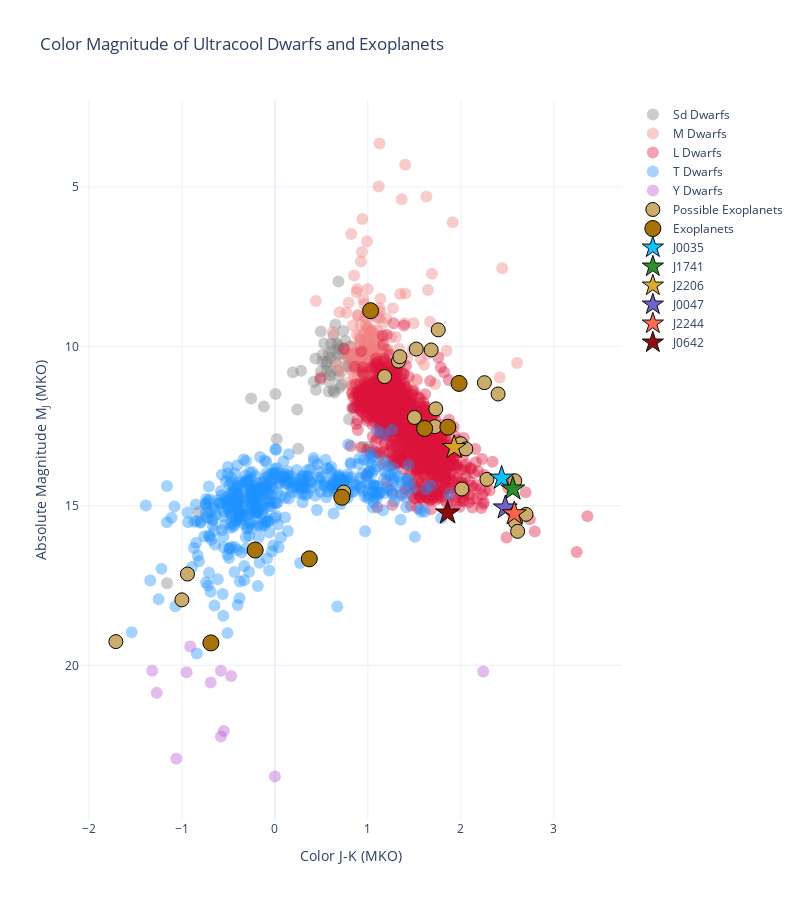

Notebook code for this chart:
### Code cell
fig = go.Figure()

# Function to add scatter traces to Plotly figure
def add_scatter_trace(x, y, size, color, opacity, label, hover_text, edgecolor=None, marker_symbol=None):
    fig.add_trace(go.Scatter(
        x=x,
        y=y,
        mode='markers',
        marker=dict(
            size=size,
            color=color,
            opacity=opacity,
            line=dict(width=1, color=edgecolor) if edgecolor else None,
            symbol=marker_symbol  

        ),
        name=label,
        text=hover_text,
        hoverinfo="text",
        showlegend=True,  # Enable legend for this trace
    ))

# Add brown dwarfs by spectral type
for spec_type, color in zip(specTypes, specColor):
    mask = (uc.exoplanet == 0) & (uc['spectype'] == spec_type) & (~uc['name'].isin(inspected))
    add_scatter_trace(
        uc['color'][(uc.exoplanet == 0) & (uc['spectype'] == spec_type)][mask],
        uc['absMag'][(uc.exoplanet == 0) & (uc['spectype'] == spec_type)][mask],
        size=12,
        color=color,
        opacity=0.4,
        label=f'{spec_type} Dwarfs',
        hover_text=[
            f"<b>{name}</b><br>Color: {color:.2f}<br>Abs Mag: {mag:.2f}"
            for name, color, mag in zip(
                uc['name'][(uc.exoplanet == 0) & (uc['spectype'] == spec_type)][mask],
                uc['color'][(uc.exoplanet == 0) & (uc['spectype'] == spec_type)][mask],
                uc['absMag'][(uc.exoplanet == 0) & (uc['spectype'] == spec_type)][mask]
            )
        ]
    )

if showExoplanets==True:
    # Add possible exoplanets
    add_scatter_trace(
        uc['color'][uc.exoplanet == 1],
        uc['absMag'][uc.exoplanet == 1],
        size=14,
        color='#cbac6b',
        opacity=1.0,
        label="Possible Exoplanets",
        hover_text=[
            f"<b>{name}</b><br>Color: {color:.2f}<br>Abs Mag: {mag:.2f}"
            for name, color, mag in zip(
                uc['name'][uc.exoplanet == 1],
                uc['color'][uc.exoplanet == 1],
                uc['absMag'][uc.exoplanet == 1]
            )
        ],
        edgecolor="black"
    )

    # Add exoplanets
    add_scatter_trace(
        uc['color'][uc.exoplanet == 2],
        uc['absMag'][uc.exoplanet == 2],
        size=16,
        color='#a87409',
        opacity=1.0,
        label="Exoplanets",
        hover_text=[
            f"<b>{name}</b><br>Color: {color:.2f}<br>Abs Mag: {mag:.2f}"
            for name, color, mag in zip(
                uc['name'][uc.exoplanet == 2],
                uc['color'][uc.exoplanet == 2],
                uc['absMag'][uc.exoplanet == 2]
            )
        ],
        edgecolor="black"
    )

# Add inspected objects
for case, label, color in zip(inspected, inspectLabel, inspectColor):
    add_scatter_trace(
        uc['color'][uc.name == case],
        uc['absMag'][uc.name == case],
        size=18,
        color=color,
        opacity=0.95,
        label=label,
        hover_text=[
            f"<b>{case}</b><br>Color: {uc['color'][uc.name == case].values[0]:.2f}<br>Abs Mag: {uc['absMag'][uc.name == case].values[0]:.2f}"
        ],
        edgecolor="black",
        marker_symbol='star'
    )


# Customize layout
fig.update_layout(
    title="Color Magnitude of Ultracool Dwarfs and Exoplanets",
    xaxis_title="Color J-K (MKO)",
    yaxis_title="Absolute Magnitude M<sub>J</sub> (MKO)",
    template='plotly_white',
    autosize=False,
    width=800,
    height=900,
    legend=dict(
        traceorder='normal',
        font=dict(
            size=12,),
    ),
)

# Invert y-axis to mimic HR diagram style
fig.update_yaxes(autorange="reversed")

if annotateCloudDevs==True:
    # Add arrows for annotations
    for start, stop, color in zip(arrowstart, arrowstop, arrowcolors):
        fig.add_annotation(
            x=stop[0],
            y=stop[1],
            ax=start[0],
            ay=start[1],
            xref="x",
            yref="y",
            axref="x",
            ayref="y",
            showarrow=True,
            arrowhead=2,
            arrowsize=1,
            arrowwidth=1,
            arrowcolor=color,
        )

    # Add annotations for cloud formation
    for (label, coord, color, align) in zip(labelWords, labelCoords, arrowcolors, labelAlign):
        fig.add_annotation(
            x=coord[0],
            y=coord[1],
            text=label,
            showarrow=False,
            font=dict(color=color, size=11),
            align=align
        )
fig.show()

### Figure 1 — Plotly figure (JSON) as saved in the notebook; plotly's stock layout.template omitted (floating-point values rounded to 4 significant figures; data arrays with more than 128 entries replaced by an {"elided": "..."} marker saying what was removed)
{"data": [{"hoverinfo": "text", "marker": {"color": "grey", "opacity": 0.4, "size": 12}, "mode": "markers", "name": "Sd Dwarfs", "showlegend": true, "text": ["<b>WISEA J001450.17-083823.4</b><br>Color: 0.69<br>Abs Mag: 10.93", "<b>LHS 1074</b><br>Color: 0.81<br>Abs Mag: 10.00", "<b>2MASS J00412179+3547133</b><br>Color: 0.96<br>Abs Mag: 10.85", "<b>WISEA J004326.26+222124.0</b><br>Color: 0.79<br>Abs Mag: 10.63", "<b>ULAS J004539.97+135032.7</b><br>Color: 0.68<br>Abs Mag: 10.26", "<b>LHS 1166</b><br>Color: 0.68<br>Abs Mag: 10.08", "<b>WISEA J005757.64+201304.0</b><br>Color: 1.20<br>Abs Mag: 13.59", "<b>ULAS J013346.25+132822.4</b><br>Color: 0.61<br>Abs Mag: 9.92", "<b>LHS 1265</b><br>Color: 0.49<br>Abs Mag: 9.53", "<b>2MASS J01423153+0523285</b><br>Color: 0.55<br>Abs Mag: 10.55", "<b>ULAS J015034.33+142002.4</b><br>Color: 0.63<br>Abs Mag: 9.66", "<b>ULAS J020533.75+123824.1</b><br>Color: 0.28<br>Abs Mag: 10.76", "<b>ULAS J021642.97+004005.6</b><br>Color: 0.80<br>Abs Mag: 12.28", "<b>WISEA J030601.66-033059.0</b><br>Color: 0.44<br>Abs Mag: 11.36", "<b>LSPM J0330+3504</b><br>Color: 0.68<br>Abs Mag: 7.97", "<b>LEHPM 1-3365</b><br>Color: 0.87<br>Abs Mag: 10.38", "<b>ULAS J033350.84+001406.1</b><br>Color: 0.60<br>Abs Mag: 10.78", "<b>WISEA J033613.83+001011.0</b><br>Color: 0.73<br>Abs Mag: 10.23", "<b>LSPM J0402+1730</b><br>Color: 0.73<br>Abs Mag: 9.52", "<b>WISEA J043535.82+211508.9</b><br>Color: 0.42<br>Abs Mag: 11.11", "<b>LEHPM 2-59</b><br>Color: 0.76<br>Abs Mag: 10.62", "<b>WISEA J045921.21+154059.2</b><br>Color: 0.66<br>Abs Mag: 9.90", "<b>LHS 1742a</b><br>Color: 0.61<br>Abs Mag: 10.15", "<b>2MASS J05325346+8246465</b><br>Color: 0.25<br>Abs Mag: 13.21", "<b>APMPM J0559-2903</b><br>Color: 0.44<br>Abs Mag: 10.38", "<b>2MASS J06164006-6407194</b><br>Color: 0.02<br>Abs Mag: 12.91", "<b>ULAS J085500.12+000204.1</b><br>Color: 0.53<br>Abs Mag: 9.91", "<b>SSSPM J1013-1356</b><br>Color: 0.19<br>Abs Mag: 10.82", "<b>2MASS J11582077+0435014</b><br>Color: 1.06<br>Abs Mag: 13.29", "<b>ULAS J115826.62+044746.8</b><br>Color: 0.84<br>Abs Mag: 10.63", "<b>ULAS J120214.62+073113.8</b><br>Color: 0.51<br>Abs Mag: 10.48", "<b>ULAS J121508.37+040200.5</b><br>Color: 0.51<br>Abs Mag: 10.26", "<b>WISEA J121914.75+081027.0</b><br>Color: 0.80<br>Abs Mag: 10.26", "<b>ULAS J124425.90+102441.9</b><br>Color: 0.49<br>Abs Mag: 11.05", "<b>ULAS J124947.04+095019.8</b><br>Color: 0.71<br>Abs Mag: 11.20", "<b>SSSPM J1256-1408</b><br>Color: 0.56<br>Abs Mag: 10.77", "<b>ULAS J125635.91-001944.9</b><br>Color: 0.68<br>Abs Mag: 9.97", "<b>SDSS J125637.13-022452.4</b><br>Color: 0.01<br>Abs Mag: 11.50", "<b>HD 114762B</b><br>Color: 0.68<br>Abs Mag: 10.76", "<b>ULAS J131705.66+091016.9</b><br>Color: 0.58<br>Abs Mag: 10.22", "<b>SDSS J133348.24+273508.8</b><br>Color: 0.64<br>Abs Mag: 11.45", "<b>ULAS J133836.97-022910.7</b><br>Color: 1.01<br>Abs Mag: 13.15", "<b>SDSS J134749.74+333601.7</b><br>Color: 0.58<br>Abs Mag: 11.42", "<b>ULAS J135058.86+081506.8</b><br>Color: -0.25<br>Abs Mag: 11.63", "<b>ULAS J141623.94+134836.3</b><br>Color: -1.16<br>Abs Mag: 17.43", "<b>SDSS J141624.08+134826.7</b><br>Color: 0.95<br>Abs Mag: 13.16", "<b>ULAS J141806.71+000035.5</b><br>Color: 0.49<br>Abs Mag: 10.79", "<b>LSR J1425+7102</b><br>Color: 0.56<br>Abs Mag: 10.48", "<b>2MASS J14343616+2202463</b><br>Color: 0.86<br>Abs Mag: 11.93", "<b>LHS 377</b><br>Color: 0.79<br>Abs Mag: 10.33", "<b>SSSPM J1444-2019</b><br>Color: 0.63<br>Abs Mag: 11.38", "<b>HIP 73786B</b><br>Color: -0.82<br>Abs Mag: 15.20", "<b>ULAS J151913.03-000030.0</b><br>Color: 0.24<br>Abs Mag: 11.98", "<b>APMPM J1523-0245</b><br>Color: 0.76<br>Abs Mag: 9.83", "<b>2MASS J15412408+5425598</b><br>Color: 0.60<br>Abs Mag: 10.36", "<b>LSR J1610-0040</b><br>Color: 0.84<br>Abs Mag: 10.44", "<b>2MASS J16262034+3925190</b><br>Color: -0.12<br>Abs Mag: 11.89", "<b>2MASS J16403197+1231068</b><br>Color: 0.59<br>Abs Mag: 10.90", "<b>GJ 660.1B</b><br>Color: 0.82<br>Abs Mag: 11.23", "<b>2MASS J17561080+2815238</b><br>Color: 0.83<br>Abs Mag: 11.91", "<b>LSR J1826+3014</b><br>Color: 0.70<br>Abs Mag: 11.29", "<b>LSR J2036+5059</b><br>Color: 0.65<br>Abs Mag: 10.47", "<b>WISEA J204027.30+695924.1</b><br>Color: 0.59<br>Abs Mag: 11.10", "<b>LSPM J2331+4607N</b><br>Color: 0.74<br>Abs Mag: 10.05", "<b>ULAS J233359.39+004935.2</b><br>Color: 0.65<br>Abs Mag: 9.32"], "type": "scatter", "x": [0.687, 0.81, 0.956, 0.792, 0.68, 0.685, 1.203, 0.605, 0.494, 0.554, 0.63, 0.282, 0.797, 0.442, 0.683, 0.868, 0.602, 0.731, 0.733, 0.418, 0.76, 0.661, 0.614, 0.25, 0.435, 0.02, 0.529, 0.193, 1.064, 0.837, 0.511, 0.513, 0.804, 0.486, 0.714, 0.56, 0.679, 0.007, 0.675, 0.579, 0.64, 1.007, 0.579, -0.255, -1.16, 0.949, 0.495, 0.56, 0.858, 0.79, 0.63, -0.819, 0.24, 0.76, 0.602, 0.84, -0.119, 0.594, 0.822, 0.833, 0.697, 0.65, 0.587, 0.736, 0.65], "y": [10.93, 9.998, 10.85, 10.63, 10.26, 10.08, 13.59, 9.916, 9.534, 10.55, 9.66, 10.76, 12.28, 11.36, 7.966, 10.38, 10.78, 10.23, 9.52, 11.11, 10.62, 9.899, 10.15, 13.21, 10.38, 12.91, 9.911, 10.82, 13.29, 10.63, 10.48, 10.26, 10.26, 11.05, 11.2, 10.77, 9.969, 11.5, 10.76, 10.22, 11.45, 13.15, 11.42, 11.63, 17.43, 13.16, 10.79, 10.48, 11.93, 10.33, 11.38, 15.2, 11.98, 9.835, 10.36, 10.44, 11.89, 10.9, 11.23, 11.91, 11.29, 10.47, 11.1, 10.05, 9.316]}, {"hoverinfo": "text", "marker": {"color": "lightcoral", "opacity": 0.4, "size": 12}, "mode": "markers", "name": "M Dwarfs", "showlegend": true, "text": {"elided": "394 str values"}, "type": "scatter", "x": {"elided": "394 float values"}, "y": {"elided": "394 float values"}}, {"hoverinfo": "text", "marker": {"color": "crimson", "opacity": 0.4, "size": 12}, "mode": "markers", "name": "L Dwarfs", "showlegend": true, "text": {"elided": "1492 str values"}, "type": "scatter", "x": {"elided": "1492 float values"}, "y": {"elided": "1492 float values"}}, {"hoverinfo": "text", "marker": {"color": "dodgerblue", "opacity": 0.4, "size": 12}, "mode": "markers", "name": "T Dwarfs", "showlegend": true, "text": {"elided": "485 str values"}, "type": "scatter", "x": {"elided": "485 float values"}, "y": {"elided": "485 float values"}}, {"hoverinfo": "text", "marker": {"color": "mediumorchid", "opacity": 0.4, "size": 12}, "mode": "markers", "name": "Y Dwarfs", "showlegend": true, "text": ["<b>WISE J035934.06-540154.6</b><br>Color: -1.27<br>Abs Mag: 20.86", "<b>WISEPA J041022.71+150248.5</b><br>Color: -0.47<br>Abs Mag: 20.34", "<b>WISE J064723.23-623235.5</b><br>Color: -1.06<br>Abs Mag: 22.93", "<b>WISE J071322.55-291751.9</b><br>Color: -1.32<br>Abs Mag: 20.17", "<b>WISE J073444.02-715744.0</b><br>Color: -0.91<br>Abs Mag: 19.41", "<b>CWISEP J093852.89+063440.6</b><br>Color: 2.24<br>Abs Mag: 20.19", "<b>WISEPC J140518.40+553421.4</b><br>Color: -0.55<br>Abs Mag: 22.06", "<b>WISEPA J154151.66-225025.2</b><br>Color: -0.58<br>Abs Mag: 22.23", "<b>WISEPA J173835.53+273258.9</b><br>Color: -0.95<br>Abs Mag: 20.21", "<b>WISEPA J182831.08+265037.8</b><br>Color: 0.00<br>Abs Mag: 23.49", "<b>WISEPC J205628.90+145953.3</b><br>Color: -0.58<br>Abs Mag: 20.17", "<b>WISE J222055.31-362817.4</b><br>Color: -0.69<br>Abs Mag: 20.54"], "type": "scatter", "x": [-1.27, -0.47, -1.06, -1.32, -0.91, 2.24, -0.55, -0.58, -0.95, 0, -0.58, -0.69], "y": [20.86, 20.34, 22.93, 20.17, 19.41, 20.19, 22.06, 22.23, 20.21, 23.49, 20.17, 20.54]}, {"hoverinfo": "text", "marker": {"color": "#cbac6b", "line": {"color": "black", "width": 1}, "opacity": 1, "size": 14}, "mode": "markers", "name": "Possible Exoplanets", "showlegend": true, "text": ["<b>2MASS J01225093-2439505B</b><br>Color: 2.28<br>Abs Mag: 14.17", "<b>WISE J014656.66+423410.0</b><br>Color: -1.71<br>Abs Mag: 19.26", "<b>2MASS J02192210-3925225B</b><br>Color: 1.72<br>Abs Mag: 12.52", "<b>FU Tau B</b><br>Color: 1.76<br>Abs Mag: 9.48", "<b>DH Tau B</b><br>Color: 1.52<br>Abs Mag: 10.08", "<b>AB Pic b</b><br>Color: 1.73<br>Abs Mag: 11.96", "<b>LP 261-75B</b><br>Color: 2.01<br>Abs Mag: 14.47", "<b>G 196-3B</b><br>Color: 2.00<br>Abs Mag: 13.05", "<b>CHXR 73B</b><br>Color: 2.40<br>Abs Mag: 11.49", "<b>2MASS J11193254-1137466</b><br>Color: 2.58<br>Abs Mag: 14.21", "<b>WISEPC J121756.91+162640.2</b><br>Color: -1.00<br>Abs Mag: 17.95", "<b>BD+60 1417B</b><br>Color: 2.70<br>Abs Mag: 15.27", "<b>VHS J125601.92-125723.9 b</b><br>Color: 2.59<br>Abs Mag: 15.51", "<b>CFBDSIR J145829+101343</b><br>Color: -0.94<br>Abs Mag: 17.14", "<b>USco1556 B</b><br>Color: 1.33<br>Abs Mag: 10.46", "<b>USco1621 B</b><br>Color: 1.34<br>Abs Mag: 10.32", "<b>GSC 06214-00210B</b><br>Color: 1.18<br>Abs Mag: 10.95", "<b>ROXs 12 b</b><br>Color: 1.68<br>Abs Mag: 10.11", "<b>CFHTWIR-Oph 98 AB</b><br>Color: 2.25<br>Abs Mag: 11.14", "<b>HD 203030B</b><br>Color: 2.61<br>Abs Mag: 15.80", "<b>HN Peg B</b><br>Color: 0.74<br>Abs Mag: 14.57", "<b>SDSSp J224953.45+004404.2</b><br>Color: 2.05<br>Abs Mag: 13.22", "<b>kappa And B</b><br>Color: 1.50<br>Abs Mag: 12.23"], "type": "scatter", "x": [2.28, -1.71, 1.72, 1.756, 1.52, 1.73, 2.01, 1.997, 2.4, 2.579, -1, 2.7, 2.586, -0.94, 1.328, 1.344, 1.18, 1.68, 2.253, 2.61, 0.74, 2.053, 1.5], "y": [14.17, 19.26, 12.52, 9.482, 10.08, 11.96, 14.47, 13.05, 11.49, 14.21, 17.95, 15.27, 15.51, 17.14, 10.46, 10.32, 10.95, 10.11, 11.14, 15.8, 14.57, 13.22, 12.23]}, {"hoverinfo": "text", "marker": {"color": "#a87409", "line": {"color": "black", "width": 1}, "opacity": 1, "size": 16}, "mode": "markers", "name": "Exoplanets", "showlegend": true, "text": ["<b>GU Psc b</b><br>Color: 0.72<br>Abs Mag: 14.73", "<b>2MASS J0249-0557 c</b><br>Color: 1.86<br>Abs Mag: 12.53", "<b>51 Eri b</b><br>Color: 0.37<br>Abs Mag: 16.66", "<b>beta Pic b</b><br>Color: 1.61<br>Abs Mag: 12.57", "<b>COCONUTS-2b</b><br>Color: -0.69<br>Abs Mag: 19.30", "<b>2MASSW J1207334-393254</b><br>Color: 1.03<br>Abs Mag: 8.88", "<b>Ross 458C</b><br>Color: -0.21<br>Abs Mag: 16.39", "<b>ROXs 42Bb</b><br>Color: 1.98<br>Abs Mag: 11.16"], "type": "scatter", "x": [0.72, 1.86, 0.37, 1.61, -0.688, 1.029, -0.212, 1.98], "y": [14.73, 12.53, 16.66, 12.57, 19.3, 8.881, 16.39, 11.16]}, {"hoverinfo": "text", "marker": {"color": "deepskyblue", "line": {"color": "black", "width": 1}, "opacity": 0.95, "size": 18, "symbol": "star"}, "mode": "markers", "name": "J0035", "showlegend": true, "text": ["<b>2MASS J03552337+1133437</b><br>Color: 2.44<br>Abs Mag: 14.13"], "type": "scatter", "x": [2.438], "y": [14.13]}, {"hoverinfo": "text", "marker": {"color": "forestgreen", "line": {"color": "black", "width": 1}, "opacity": 0.95, "size": 18, "symbol": "star"}, "mode": "markers", "name": "J1741", "showlegend": true, "text": ["<b>WISE J174102.78-464225.5</b><br>Color: 2.56<br>Abs Mag: 14.47"], "type": "scatter", "x": [2.558], "y": [14.47]}, {"hoverinfo": "text", "marker": {"color": "goldenrod", "line": {"color": "black", "width": 1}, "opacity": 0.95, "size": 18, "symbol": "star"}, "mode": "markers", "name": "J2206", "showlegend": true, "text": ["<b>2MASSW J2206450-421721</b><br>Color: 1.93<br>Abs Mag: 13.17"], "type": "scatter", "x": [1.927], "y": [13.17]}, {"hoverinfo": "text", "marker": {"color": "slateblue", "line": {"color": "black", "width": 1}, "opacity": 0.95, "size": 18, "symbol": "star"}, "mode": "markers", "name": "J0047", "showlegend": true, "text": ["<b>WISEP J004701.06+680352.1</b><br>Color: 2.48<br>Abs Mag: 15.06"], "type": "scatter", "x": [2.477], "y": [15.06]}, {"hoverinfo": "text", "marker": {"color": "tomato", "line": {"color": "black", "width": 1}, "opacity": 0.95, "size": 18, "symbol": "star"}, "mode": "markers", "name": "J2244", "showlegend": true, "text": ["<b>2MASSW J2244316+204343</b><br>Color: 2.57<br>Abs Mag: 15.24"], "type": "scatter", "x": [2.574], "y": [15.24]}, {"hoverinfo": "text", "marker": {"color": "darkred", "line": {"color": "black", "width": 1}, "opacity": 0.95, "size": 18, "symbol": "star"}, "mode": "markers", "name": "J0642", "showlegend": true, "text": ["<b>WISE J064205.58+410155.5</b><br>Color: 1.86<br>Abs Mag: 15.22"], "type": "scatter", "x": [1.857], "y": [15.22]}], "layout": {"autosize": false, "height": 900, "legend": {"font": {"size": 12}, "traceorder": "normal"}, "title": {"text": "Color Magnitude of Ultracool Dwarfs and Exoplanets"}, "width": 800, "xaxis": {"title": {"text": "Color J-K (MKO)"}}, "yaxis": {"autorange": "reversed", "title": {"text": "Absolute Magnitude M<sub>J</sub> (MKO)"}}}}
